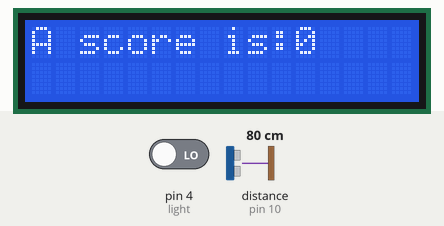
The sketch below on a simulated Arduino Uno, built with avr-gcc and run on an emulated ATmega328P. Shown: 16×2 character LCD. The test bench sets the inputs (shaded band); at power-on: pin 4 (light) LOW, distance to the obstacle (sensor on pin 10) 80 cm. The echo pulse lasts 58.3 µs per cm; what the sketch prints to the serial monitor is not drawn.

Above: at 1.3 s.
1.4 s: pin 4 (light) driven HIGH
3.6 s: distance to the obstacle (sensor on pin 10) set to 2 cm
At 55.5 s:
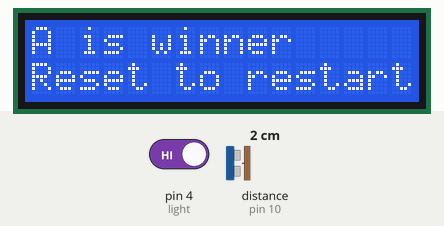
At 56.0 s:
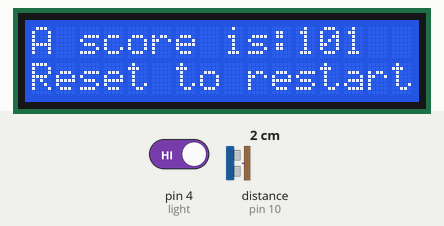

Measured:
- after the input at 1.4 s, every drawn part: stays the same
- after the input at 3.6 s, the display: first changes after 0.63 s (image 1 shows a later state)
- what the display in image 1 shows lasts 0.5 s, from 55.1 s to 55.6 s

The sketch:

ultrasound.ino
```cpp
//ULTRASOUND

#define TrigPin1 11   // U/S1 Trig connected to pin 11
#define EchoPin1 10   // U/S1 Echo connected to pin 10
#include <Wire.h>
#include <LiquidCrystal_I2C.h>
LiquidCrystal_I2C lcd(0x27,16,2);
                   // addr,en,rw,rs,d4,d5,d6,d7,bl,blpol
                   // addr can be 0x3F or 0x27

int counterA = 0;   //inialized CounterA as 0
int dist;

void setup() {
  // this setup code runs once only:
  Serial.begin(9600);
  pinMode(TrigPin1, OUTPUT);  //Arduino's output, ranger's input
  pinMode(EchoPin1, INPUT);   //Arduino's input, ranger's output

  lcd.init();
  lcd.begin(16, 2);
  lcd.backlight();
  lcd.clear();
}

void loop() {
  light();
  us();
  check();
}

void light(){
  lcd.setCursor(0, 0);    //set cursor to left top corner
  lcd.print("A score is:");
  lcd.print(counterA);
  if (counterA==100)
  {
    lcd.clear();
    lcd.setCursor(0, 0);
    lcd.print("A is winner");
    lcd.setCursor(0, 1);
    lcd.print("Reset to restart");
  }
  while((!digitalRead(4)))
  delay(500);
}

void us(){
    long pulseDuration; //variable needed by the ultrasound sensor code
    int Distance;       // Ultrasound distance in cm

    digitalWrite(TrigPin1, LOW);
    delayMicroseconds(2);
    digitalWrite(TrigPin1, HIGH);
    delayMicroseconds(10);
    digitalWrite(TrigPin1, LOW);

    // 2. Use pulseIn() function to measure the duration of the HIGH pulse in Echo
    // every 58 us is an obstacle distance of 1 cm

    pulseDuration = pulseIn(EchoPin1, HIGH);
    Distance = pulseDuration / 58;  //  Convert to cm
    dist = Distance;

    // 3. display the obstacle distance in serial monitor
    Serial.print("Distance = ");
    Serial.print(Distance);
    Serial.println(" cm");
    delay(500);

    return Distance;
}

void check(){
  if(dist <= 50){
    counterA++;
  }
}
```
